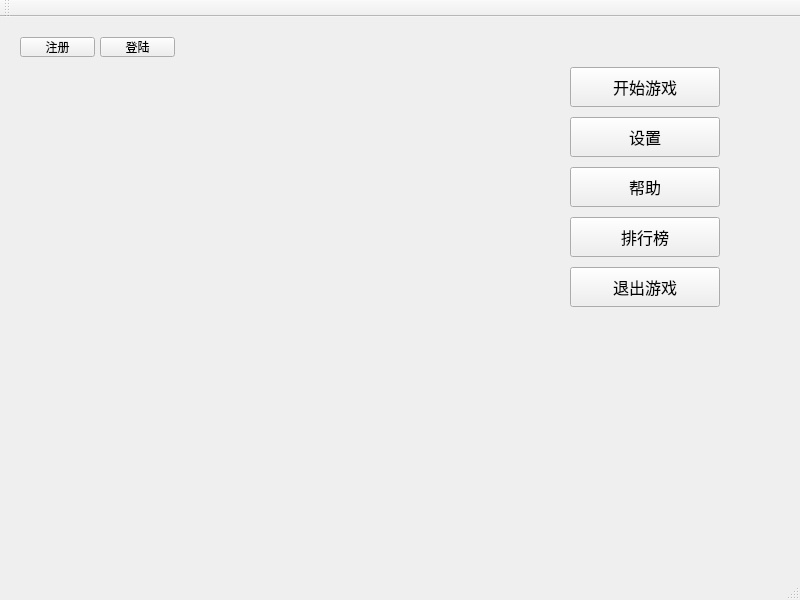
<?xml version="1.0" encoding="UTF-8"?>
<ui version="4.0">
 <class>MainWindow</class>
 <widget class="QMainWindow" name="MainWindow">
  <property name="geometry">
   <rect>
    <x>0</x>
    <y>0</y>
    <width>800</width>
    <height>600</height>
   </rect>
  </property>
  <property name="windowTitle">
   <string>MainWindow</string>
  </property>
  <property name="styleSheet">
   <string notr="true"/>
  </property>
  <widget class="QWidget" name="centralWidget">
   <property name="styleSheet">
    <string notr="true">background-image: url(D:/Study/shujujiegou/guangzongyaozu/QQ截图20200528195917.png);</string>
   </property>
   <widget class="QPushButton" name="register_2">
    <property name="geometry">
     <rect>
      <x>20</x>
      <y>20</y>
      <width>75</width>
      <height>20</height>
     </rect>
    </property>
    <property name="styleSheet">
     <string notr="true">background-image: url(D:/Study/shujujiegou/guangzongyaozu/微信截图_20200528195659.png);</string>
    </property>
    <property name="text">
     <string>注册</string>
    </property>
   </widget>
   <widget class="QPushButton" name="login">
    <property name="geometry">
     <rect>
      <x>100</x>
      <y>20</y>
      <width>75</width>
      <height>20</height>
     </rect>
    </property>
    <property name="styleSheet">
     <string notr="true">background-image: url(D:/Study/shujujiegou/guangzongyaozu/微信截图_20200528195659.png);</string>
    </property>
    <property name="text">
     <string>登陆</string>
    </property>
   </widget>
   <widget class="QPushButton" name="start">
    <property name="geometry">
     <rect>
      <x>570</x>
      <y>50</y>
      <width>150</width>
      <height>40</height>
     </rect>
    </property>
    <property name="font">
     <font>
      <family>微软雅黑</family>
      <pointsize>12</pointsize>
      <weight>50</weight>
      <bold>false</bold>
     </font>
    </property>
    <property name="styleSheet">
     <string notr="true">background-image: url(D:/Study/shujujiegou/guangzongyaozu/微信截图_20200528195659.png);</string>
    </property>
    <property name="text">
     <string>开始游戏</string>
    </property>
   </widget>
   <widget class="QPushButton" name="rank">
    <property name="geometry">
     <rect>
      <x>570</x>
      <y>200</y>
      <width>150</width>
      <height>40</height>
     </rect>
    </property>
    <property name="font">
     <font>
      <family>微软雅黑</family>
      <pointsize>12</pointsize>
     </font>
    </property>
    <property name="styleSheet">
     <string notr="true">background-image: url(D:/Study/shujujiegou/guangzongyaozu/微信截图_20200528195659.png);</string>
    </property>
    <property name="text">
     <string>排行榜</string>
    </property>
   </widget>
   <widget class="QPushButton" name="quit">
    <property name="geometry">
     <rect>
      <x>570</x>
      <y>250</y>
      <width>150</width>
      <height>40</height>
     </rect>
    </property>
    <property name="font">
     <font>
      <family>微软雅黑</family>
      <pointsize>12</pointsize>
     </font>
    </property>
    <property name="styleSheet">
     <string notr="true">background-image: url(D:/Study/shujujiegou/guangzongyaozu/微信截图_20200528195659.png);</string>
    </property>
    <property name="text">
     <string>退出游戏</string>
    </property>
   </widget>
   <widget class="QPushButton" name="setting">
    <property name="geometry">
     <rect>
      <x>570</x>
      <y>100</y>
      <width>150</width>
      <height>40</height>
     </rect>
    </property>
    <property name="font">
     <font>
      <family>微软雅黑</family>
      <pointsize>12</pointsize>
     </font>
    </property>
    <property name="styleSheet">
     <string notr="true">background-image: url(D:/Study/shujujiegou/guangzongyaozu/微信截图_20200528195659.png);</string>
    </property>
    <property name="text">
     <string>设置</string>
    </property>
   </widget>
   <widget class="QPushButton" name="help">
    <property name="geometry">
     <rect>
      <x>570</x>
      <y>150</y>
      <width>150</width>
      <height>40</height>
     </rect>
    </property>
    <property name="font">
     <font>
      <family>微软雅黑</family>
      <pointsize>12</pointsize>
     </font>
    </property>
    <property name="styleSheet">
     <string notr="true">background-image: url(D:/Study/shujujiegou/guangzongyaozu/微信截图_20200528195659.png);</string>
    </property>
    <property name="text">
     <string>帮助</string>
    </property>
   </widget>
  </widget>
  <widget class="QMenuBar" name="menuBar">
   <property name="geometry">
    <rect>
     <x>0</x>
     <y>0</y>
     <width>800</width>
     <height>23</height>
    </rect>
   </property>
  </widget>
  <widget class="QToolBar" name="mainToolBar">
   <attribute name="toolBarArea">
    <enum>TopToolBarArea</enum>
   </attribute>
   <attribute name="toolBarBreak">
    <bool>false</bool>
   </attribute>
  </widget>
  <widget class="QStatusBar" name="statusBar"/>
 </widget>
 <layoutdefault spacing="6" margin="11"/>
 <resources/>
 <connections/>
</ui>
